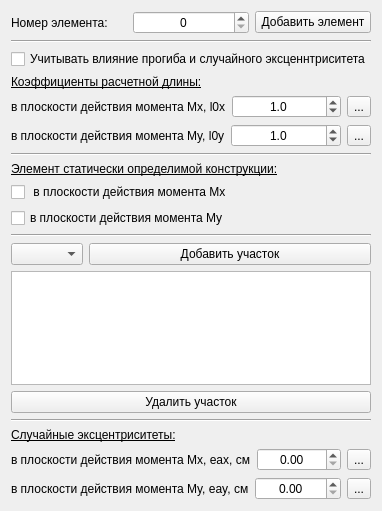
<?xml version="1.0" encoding="UTF-8"?>
<ui version="4.0">
 <class>FormElementsEditor</class>
 <widget class="QWidget" name="FormElementsEditor">
  <property name="geometry">
   <rect>
    <x>0</x>
    <y>0</y>
    <width>360</width>
    <height>511</height>
   </rect>
  </property>
  <property name="windowTitle">
   <string>Редактор элементов</string>
  </property>
  <layout class="QVBoxLayout" name="verticalLayout_3">
   <item>
    <layout class="QVBoxLayout" name="verticalLayout">
     <item>
      <layout class="QHBoxLayout" name="horizontalLayout_4">
       <item>
        <widget class="QLabel" name="labelNumGroup">
         <property name="text">
          <string>Номер элемента:</string>
         </property>
        </widget>
       </item>
       <item>
        <widget class="QSpinBox" name="spinBoxNumElement">
         <property name="sizePolicy">
          <sizepolicy hsizetype="Minimum" vsizetype="Fixed">
           <horstretch>0</horstretch>
           <verstretch>0</verstretch>
          </sizepolicy>
         </property>
         <property name="layoutDirection">
          <enum>Qt::LeftToRight</enum>
         </property>
         <property name="alignment">
          <set>Qt::AlignCenter</set>
         </property>
         <property name="maximum">
          <number>9999</number>
         </property>
        </widget>
       </item>
       <item>
        <widget class="QPushButton" name="pushButtonAddElement">
         <property name="text">
          <string>Добавить элемент</string>
         </property>
        </widget>
       </item>
      </layout>
     </item>
     <item>
      <widget class="Line" name="line">
       <property name="orientation">
        <enum>Qt::Horizontal</enum>
       </property>
      </widget>
     </item>
     <item>
      <widget class="QCheckBox" name="chbDefShema">
       <property name="text">
        <string>Учитывать влияние прогиба и случайного эксценнтриситета</string>
       </property>
      </widget>
     </item>
     <item>
      <widget class="QLabel" name="label_2">
       <property name="font">
        <font>
         <underline>true</underline>
        </font>
       </property>
       <property name="text">
        <string>Коэффициенты расчетной длины:</string>
       </property>
       <property name="textFormat">
        <enum>Qt::PlainText</enum>
       </property>
      </widget>
     </item>
     <item>
      <layout class="QHBoxLayout" name="horizontalLayout_2">
       <item>
        <widget class="QLabel" name="label_3">
         <property name="text">
          <string>в плоскости действия момента Mx, l0x</string>
         </property>
        </widget>
       </item>
       <item>
        <widget class="QDoubleSpinBox" name="doubleSpinBoxL0x">
         <property name="alignment">
          <set>Qt::AlignCenter</set>
         </property>
         <property name="decimals">
          <number>1</number>
         </property>
         <property name="maximum">
          <double>2.000000000000000</double>
         </property>
         <property name="singleStep">
          <double>0.100000000000000</double>
         </property>
         <property name="value">
          <double>1.000000000000000</double>
         </property>
        </widget>
       </item>
       <item>
        <widget class="QToolButton" name="toolButtonLox">
         <property name="text">
          <string>...</string>
         </property>
        </widget>
       </item>
      </layout>
     </item>
     <item>
      <layout class="QHBoxLayout" name="horizontalLayout_3">
       <item>
        <widget class="QLabel" name="label_4">
         <property name="text">
          <string>в плоскости действия момента My, l0y</string>
         </property>
        </widget>
       </item>
       <item>
        <widget class="QDoubleSpinBox" name="doubleSpinBoxL0y">
         <property name="alignment">
          <set>Qt::AlignCenter</set>
         </property>
         <property name="decimals">
          <number>1</number>
         </property>
         <property name="maximum">
          <double>2.000000000000000</double>
         </property>
         <property name="singleStep">
          <double>0.100000000000000</double>
         </property>
         <property name="value">
          <double>1.000000000000000</double>
         </property>
        </widget>
       </item>
       <item>
        <widget class="QToolButton" name="toolButtonLoy">
         <property name="text">
          <string>...</string>
         </property>
        </widget>
       </item>
      </layout>
     </item>
     <item>
      <widget class="Line" name="line_2">
       <property name="orientation">
        <enum>Qt::Horizontal</enum>
       </property>
      </widget>
     </item>
     <item>
      <widget class="QLabel" name="label">
       <property name="font">
        <font>
         <underline>true</underline>
        </font>
       </property>
       <property name="text">
        <string>Элемент статически определимой конструкции:</string>
       </property>
      </widget>
     </item>
     <item>
      <widget class="QCheckBox" name="checkBoxStatOprMx">
       <property name="text">
        <string> в плоскости действия момента Mx</string>
       </property>
      </widget>
     </item>
     <item>
      <widget class="QCheckBox" name="checkBoxStatOprMy">
       <property name="text">
        <string>в плоскости действия момента My</string>
       </property>
      </widget>
     </item>
     <item>
      <widget class="Line" name="line_3">
       <property name="orientation">
        <enum>Qt::Horizontal</enum>
       </property>
      </widget>
     </item>
     <item>
      <layout class="QHBoxLayout" name="horizontalLayout_5">
       <item>
        <widget class="QComboBox" name="cbNumsFes">
         <property name="sizePolicy">
          <sizepolicy hsizetype="Fixed" vsizetype="Fixed">
           <horstretch>0</horstretch>
           <verstretch>0</verstretch>
          </sizepolicy>
         </property>
        </widget>
       </item>
       <item>
        <widget class="QPushButton" name="pushButtonAddFe">
         <property name="text">
          <string>Добавить участок</string>
         </property>
        </widget>
       </item>
      </layout>
     </item>
     <item>
      <widget class="QTableView" name="tableView"/>
     </item>
     <item>
      <widget class="QPushButton" name="pushButtonDelFe">
       <property name="text">
        <string>Удалить участок</string>
       </property>
      </widget>
     </item>
     <item>
      <widget class="Line" name="line_4">
       <property name="orientation">
        <enum>Qt::Horizontal</enum>
       </property>
      </widget>
     </item>
     <item>
      <widget class="QLabel" name="label_5">
       <property name="font">
        <font>
         <underline>true</underline>
        </font>
       </property>
       <property name="text">
        <string>Случайные эксцентриситеты:</string>
       </property>
      </widget>
     </item>
     <item>
      <layout class="QHBoxLayout" name="horizontalLayout_6">
       <item>
        <widget class="QLabel" name="label_6">
         <property name="text">
          <string>в плоскости действия момента Mx, eax, cм</string>
         </property>
        </widget>
       </item>
       <item>
        <widget class="QDoubleSpinBox" name="doubleSpinBoxEax">
         <property name="alignment">
          <set>Qt::AlignCenter</set>
         </property>
         <property name="singleStep">
          <double>0.100000000000000</double>
         </property>
        </widget>
       </item>
       <item>
        <widget class="QToolButton" name="toolButton">
         <property name="text">
          <string>...</string>
         </property>
        </widget>
       </item>
      </layout>
     </item>
     <item>
      <layout class="QHBoxLayout" name="horizontalLayout_7">
       <item>
        <widget class="QLabel" name="label_7">
         <property name="text">
          <string>в плоскости действия момента My, eay, cм</string>
         </property>
        </widget>
       </item>
       <item>
        <widget class="QDoubleSpinBox" name="doubleSpinBoxEay">
         <property name="alignment">
          <set>Qt::AlignCenter</set>
         </property>
         <property name="singleStep">
          <double>0.100000000000000</double>
         </property>
        </widget>
       </item>
       <item>
        <widget class="QToolButton" name="toolButton_2">
         <property name="text">
          <string>...</string>
         </property>
        </widget>
       </item>
      </layout>
     </item>
    </layout>
   </item>
  </layout>
 </widget>
 <resources/>
 <connections/>
</ui>
